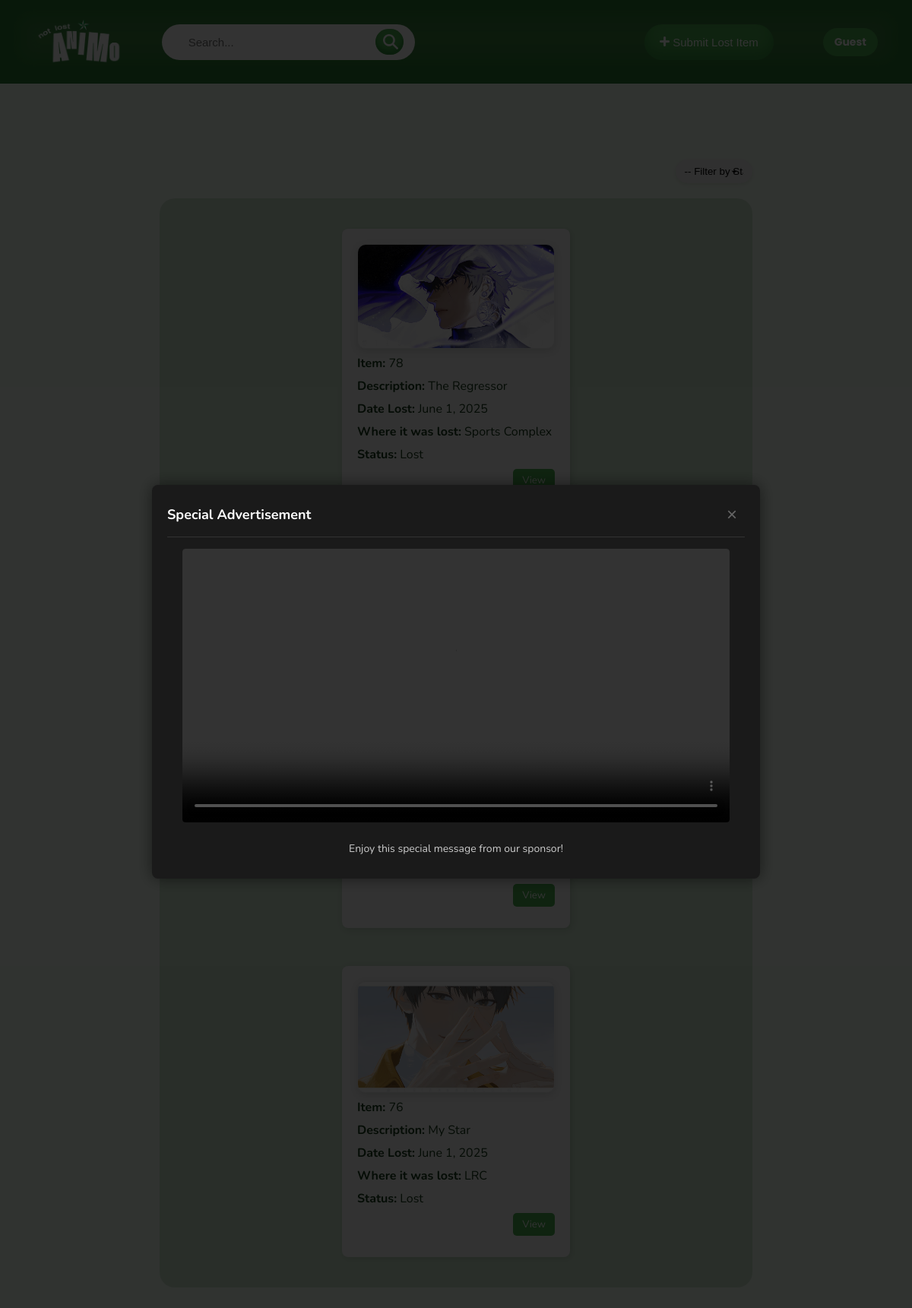
Page /public/user-student/item-main.php on the committed database.
### tables this page shows
CREATE TABLE `item_submission` (
  `item_index` int(11) NOT NULL,
  `user_submit_index` int(11) NOT NULL COMMENT 'The person who submitted the lost item',
  `image_path` varchar(255) DEFAULT NULL COMMENT 'Path to uploaded image',
  `item_name` varchar(100) NOT NULL COMMENT 'Name or title of the item',
  `description` text DEFAULT NULL COMMENT 'Description of the item',
  `lost_location` varchar(100) NOT NULL COMMENT 'Where the item was lost (e.g., library, building)',
  `lost_date` date NOT NULL COMMENT 'When the item was lost',
  `user_retrieve_index` int(11) NOT NULL,
  `retrieval_date` date DEFAULT NULL,
  `status` varchar(20) NOT NULL COMMENT 'Status of the item, e.g., Lost or Found',
  `approved` tinyint(1) DEFAULT 0
);

### public/user-student/get-user-info.php (called while the page is built, shortened)
<?php
$fullName = "Guest";
?>

### public/user-student/item-main.php (the view, shortened to what this page needs)
<?php require("get-user-info.php"); ?>
<!DOCTYPE html>
<html lang="en">
<head>
    <link rel="stylesheet" href="../css/base.css?v=<?= time() ?>">
    <link rel="stylesheet" href="../css/header.css?v=<?= time() ?>">
    <link rel="stylesheet" href="../css/item-main.css?v=<?= time() ?>">
    <link rel="stylesheet" href="../css/menu-bar.css?v=<?= time() ?>">
    <link rel="stylesheet" href="../css/ads.css?v=<?= time() ?>">
</head>
<body>
    <header>
        <img src="../media/logo.png" alt="notlostanimo-logo" class="logo-img">
        <form action="" method="get" name="formadd" enctype="multipart/form-data" novalidate>
            <div class="search-wrapper">
                <input type="search" id="txtsearch" name="q" placeholder="Search..."
                value="<?= isset($_GET['q']) ? htmlspecialchars($_GET['q']) : '' ?>">
                    <button type="submit"><img src="../media/search.png"></button>
            </div>
        </form>
        <button type="button" class="add-button" onclick="window.location.href='add-item.php'"><img src="../media/add.png"> Submit Lost Item</button>
        <div class="user-profile" onclick="toggleDropdown()">
            <span><?= $fullName ?></span>
        </div>
    </header>
<div class="content">
    <form action="" method="get" name="filterForm" enctype="multipart/form-data" class="filter" novalidate>
            <select name="status_filter" onchange="this.form.submit()">
                <option value="">-- Filter by Status --</option>
            </select>
    </form>
<div class="records-container">
        <?php
            $itemsPerPage = 25;
            $currentPage = isset($_GET['page']) ? (int)$_GET['page'] : 1;
            $offset = ($currentPage - 1) * $itemsPerPage;
            $sql = "SELECT * FROM item_submission WHERE approved = 1 AND status IN ('Lost', 'Returned')";
            $params = [];
            $types = "";
            $sql .= " ORDER BY item_index DESC LIMIT ?, ?";
            $params[] = $offset;
            $params[] = $itemsPerPage;
            $types .= "ii";
            $stmt = $conn->prepare($sql);
            if (!empty($params)) {
                $stmt->bind_param($types, ...$params);
            }
            $stmt->execute();
            $result = $stmt->get_result();
            if ($result->num_rows > 0):
                while ($row = $result->fetch_assoc()):
                    $vitemindex = htmlspecialchars($row['item_index']);
                        $fullDescription = htmlspecialchars($row['description']);
                        $vdescription = mb_strimwidth($fullDescription, 0, 100, '...');
                        $rawDate = $row['lost_date'];
                        $vlostdate = date("F j, Y", strtotime($rawDate));
                    $vimagepath = htmlspecialchars($row['image_path']);
                    $vlostlocation = htmlspecialchars($row['lost_location']);
                    $vstatus = htmlspecialchars($row['status']);
        ?>
        <div class="record-panel">
            <div class="img-container">
            <?php
                $imageFullPath = '../media/' . $vimagepath;
                if (!empty($vimagepath) && file_exists($imageFullPath)) {
                    echo "<img src='{$imageFullPath}' alt='Item Image' class='item-image'>";
                } else {
                    echo "<p><em>No image available</em></p>";
                }
            ?>
            </div>
            <div><strong>Item:</strong> <?= $vitemindex ?></div>
            <div><strong>Description:</strong> <?= $vdescription ?></div>
            <div><strong>Date Lost:</strong> <?= $vlostdate ?></div>
            <div><strong>Where it was lost:</strong> <?= $vlostlocation ?></div>
            <div><strong>Status:</strong> <?= $vstatus ?></div>
            <div class="record-buttons">
                <button class="btn" onclick="window.location.href='item-view.php?vid=<?= $vitemindex ?>'">View</button>
            </div>
        </div>
        <?php endwhile; else: ?>
        <p>No items found.</p>
    <?php endif; ?>
    </div>
</div>
    <div class="ad-popup" id="adPopup">
        <div class="ad-header">
            <h3 class="ad-title">Special Advertisement</h3>
            <button class="close-ad" onclick="closeAd()">×</button>
        </div>
        <div class="ad-content">
            <video class="ad-video" controls autoplay muted>
                <source src="../media/ads/cokevid1.mp4" type="video/mp4">
            </video>
            <p class="ad-description">Enjoy this special message from our sponsor!</p>
        </div>
    </div>
</body>
</html>

### public/css/base.css (style rules this page uses)
* { margin: 0; padding: 0; box-sizing: border-box; }
body { font-family: 'Nunito', sans-serif; background-color: #f3fff2; }

### public/css/header.css (style rules this page uses)
header { background-color: #3b813e; box-shadow: inset 0px -5px 20px 30px rgba(27, 115, 40, 0.552); color: white; display: flex; justify-content: center; align-items: center; padding: 25px 45px; position: relative; gap: 50px; }
.add-button { font-size: 15px; padding: 15px 20px 15px 20px; border: none; background-color: #4CAF50; box-shadow: inset 0px -10px 15px 1px rgba(27, 115, 40, 0.444); color: white; cursor: pointer; border-radius: 25px; transition: ease 0.3s; }
header img { width: 13px; height: 13px; }
.logo-img { height: 60px; width: auto; }
form { width: 30%; }
.search-wrapper { gap: 20px; position: relative; width: 100%; }
.search-wrapper input[type="search"] { display: flex; justify-content: space-between; width: 100%; padding: 15px 35px 15px 35px; border-radius: 25px; font-size: 15px; border: none; }
.search-wrapper button { padding: 7px 7px 7px 10px; display: flex; background-color: #4CAF50; box-shadow: inset 0px -5px 5px 1px rgba(27, 115, 40, 0.552); position: absolute; right: 15px; top: 50%; transition: ease 0.3s; transform: translateY(-50%); border: none; border-radius: 20px; cursor: pointer; font-size: 18px; }
.search-wrapper img { width: 20px; height: 20px; }

### public/css/item-main.css (style rules this page uses)
.add-button { font-size: 15px; padding: 15px 20px 15px 20px; border: none; background-color: #4CAF50; box-shadow: inset 0px -10px 15px 1px rgba(27, 115, 40, 0.444); color: white; cursor: pointer; border-radius: 25px; transition: ease 0.3s; }
header img { width: 13px; height: 13px; }
.logo-img { height: 60px; width: auto; }
form { width: 30%; }
.search-wrapper { gap:20px; position: relative; width: 100%; }
.search-wrapper input[type="search"] { display: flex; justify-content: space-between; width: 100%; padding: 15px 35px 15px 35px; border-radius: 25px; font-size: 15px; border: none; }
.search-wrapper button { padding: 7px 7px 7px 10px; display: flex; background-color: #4CAF50; box-shadow: inset 0px -5px 5px 1px rgba(27, 115, 40, 0.552); position: absolute; right: 15px; top: 50%; transition: ease 0.3s; transform: translateY(-50%); border: none; border-radius: 20px; cursor: pointer; font-size: 18px; }
.search-wrapper img { width: 20px; height: 20px; }
.content { display: flex; flex-direction: column; align-items: center; margin: 100px auto; }
.filter { margin-bottom: 20px; width: 65%; display: flex; justify-content: flex-end; }
.filter select { width: 13%; appearance: none; background-repeat: no-repeat; background-position: right 16px center; background-size: 16px 16px; padding: 8px 12px; border: none; border-radius: 15px; box-shadow: rgba(21, 61, 23, 0.1) 0px 2px 5px; }
.records-container { justify-content: center; padding: 40px 150px 40px 150px; position: relative; width: 65%; display: flex; flex-wrap: wrap; gap: 50px; background-color: #5b9a5f3b; border-radius: 20px; }
.record-panel { color: #163a19; border-radius: 8px; padding: 20px; width: 300px; display: flex; flex-direction: column; background-color: #f9f9f9; box-shadow: 2px 2px 8px rgba(11, 40, 14, 0.138); }
.record-panel div { margin-bottom: 8px; }
.img-container { display: flex; align-items: center; justify-content: center; width: 100%; height: auto; border-radius: 10px; box-shadow: 0 3px 10px rgba(30, 36, 31, 0.133); border: #cccccc42 1px solid; }
.img-container img { width: 100%; height: 100%; border-radius: 10px; }
.record-buttons { width: 100%; display: flex; justify-content: flex-end; margin-top: auto; margin-bottom: 10px; }
.btn { font-family: 'Nunito', sans-serif; padding: 6px 12px; border: none; background-color: #4CAF50; color: white; cursor: pointer; border-radius: 5px; transition: ease 0.3s; }

### public/css/menu-bar.css (style rules this page uses)
.user-profile { display: flex; align-items: center; gap: 10px; background-color: #1c6e0c; color: white; padding: 10px 20px; cursor: pointer; border-radius: 4px; font-family: 'Poppins', sans-serif; position: relative; }
.user-profile span { font-weight: bold; font-size: 14px; }

### public/user-student/item-main.php (style rules this page uses)
header { display: flex; align-items: center; }
header .logo-img { height: 60px; width: auto; }
.add-button { margin-left: auto; }
.user-profile { position: relative; cursor: pointer; padding: 8px 15px; background-color: #4CAF50; color: white; border-radius: 20px; margin-left: 15px; }

### rows in the picture
item_submission: image_path (picture), item_index "78", description "The Regressor", lost_date "June 1, 2025", lost_location "Sports Complex", status "Lost"
item_submission: image_path (picture), item_index "76", description "My Star", lost_date "June 1, 2025", lost_location "LRC", status "Lost"

### other values in the picture
$fullName "Guest"
